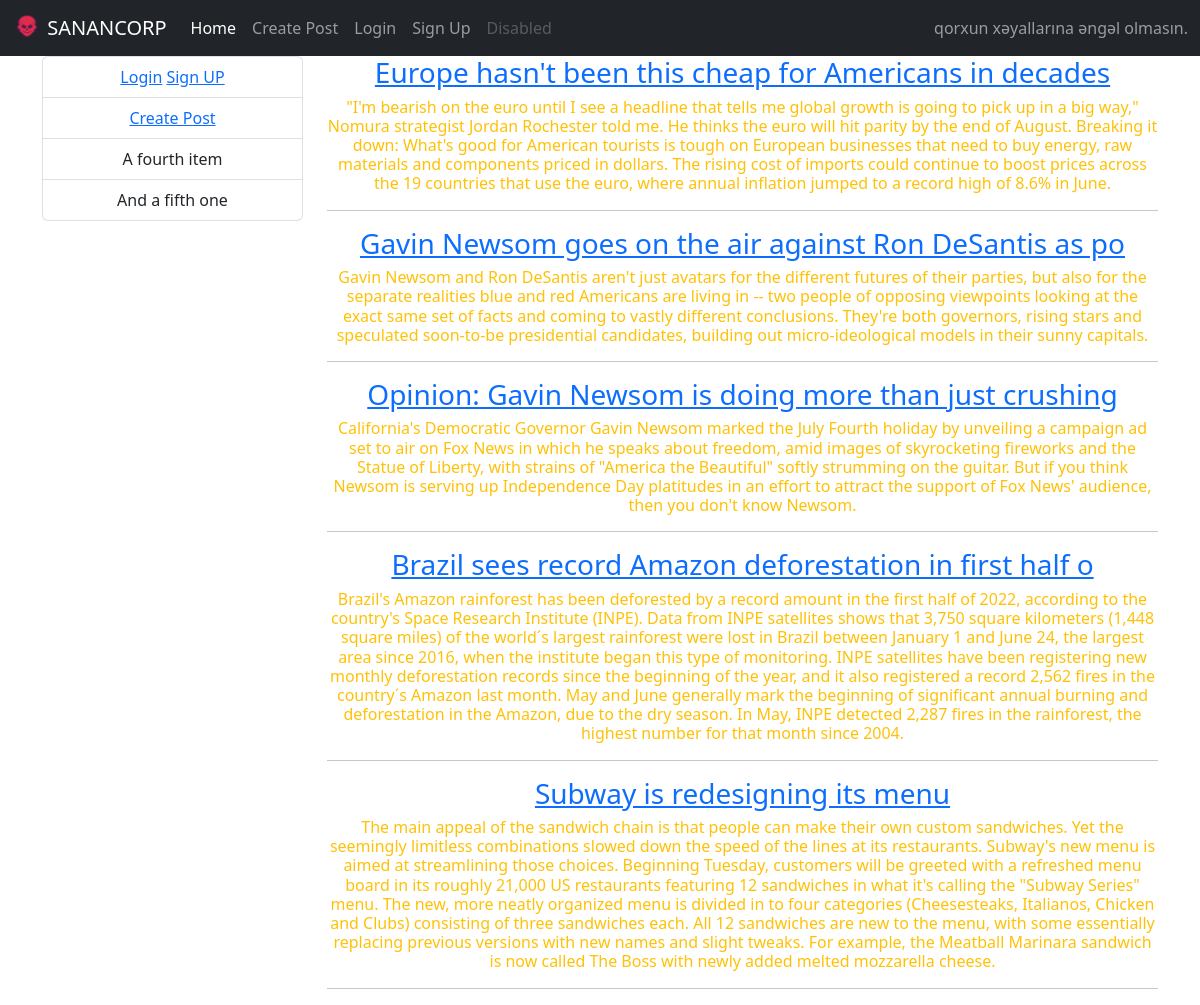
The page / on the database its author committed.
### sananapp/models.py (models this page shows, shortened)
class Post(models.Model):
    title = models.CharField(max_length=55)
    body = models.TextField()

### sananapp/views.py (the view)
# urls.py: path('',views.indexview.as_view(),name='indexpage'),
class indexview(generic.ListView):
    model = models.Post
    template_name = 'index.html'

### templates/index.html
{% extends 'base.html' %}
{% block content %}
    {% for x in object_list %}
        <h3 class="text-center text-warning">
            <a href="{% url 'detailpage' x.pk %}">  {{x.title}}</a>
        </h3>
        <h6 class="text-center text-warning">{{x.body}}</h6>
        <hr>
    {% endfor %}
{% endblock %}

### templates/base.html (shortened to what this page needs)
{% load static %}
<!DOCTYPE html>
<html lang="en">
<head>
    <link rel="stylesheet" href="{% static 'style/bootstrap.css' %}">
    <link rel="stylesheet" href="{% static 'style/style.css' %}">
</head>
<body>
    {% include 'partials/navbar.html' %}
    <div class="container">
        <div class="row">
          <div class="col-3">
            {% include 'partials/menu.html' %}
          </div>
          <div class="col">
            {% block content %} {% endblock %}
          </div>
        </div>
      </div>
</body>
</html>

### templates/partials/navbar.html (shortened to what this page needs)
{% load static %}
<nav class="navbar navbar-expand-lg navbar-dark bg-dark">
    <div class="container-fluid">
        <a class="navbar-brand sanancorp" href="#">
            <img src="{% static 'img/1.png' %}" alt="" width="30" height="24" class="d-inline-block align-text-top">
            SANANCORP
          </a>
      <div class="collapse navbar-collapse" id="navbarNavAltMarkup">
        <div class="navbar-nav">
          <a class="nav-link active" href="{% url 'indexpage' %}">Home</a>
          <a class="nav-link" href="{% url 'createpage' %}">Create Post</a>
          {% if user.is_authenticated %}
            <a class="nav-link" href="{% url 'login' %}">{{user.username}}</a>
            <a class="nav-link" href="{% url 'logout' %}">Logout</a>
          {% else %}
            <a class="nav-link" href="{% url 'login' %}">Login</a>
            <a class="nav-link" href="{% url 'signuppage' %}">Sign Up</a>
          {% endif %}
          <a class="nav-link disabled">Disabled</a>
        </div>
    </div>
    <span class="navbar-text">
        qorxun xəyallarına əngəl olmasın.
    </span>
    </div>
  </nav>

### templates/partials/menu.html
<ul class="list-group text-center">
  {% if user.is_authenticated %}
    <li class="list-group-item">
      <b>Welcome {{user.username}}</b><br>
      <a href="{% url 'logout' %}"><b>Logout</b></a>
    </li>
  {% else %}
    <li class="list-group-item">
      <a href="{% url 'login' %}">Login</a>
      <a href="{% url 'signuppage' %}">Sign UP</a>
    </li>
  {% endif %}
    <li class="list-group-item" aria-current="true">
      <a href="{% url 'createpage' %}">Create Post</a>
    </li>
    <li class="list-group-item">A fourth item</li>
    <li class="list-group-item">And a fifth one</li>
  </ul>

### static/style/style.css (style rules this page uses)
.sanancorp { transition: all 3s; }

### rows shown on the page
Post: title "Europe hasn't been this cheap for Americans in decades", body "\"I'm bearish on the euro until I see a headline that tells me global growth is going to pick up in a big way,\" Nomura strategist Jordan Rochester told me. He thinks the euro will hit parity by the end of August. Breaking it down: What's good for American tourists is tough on European businesses that need to buy energy, raw materials and components priced in dollars. The rising cost of imports could continue to boost prices across the 19 countries that use the euro, where annual inflation jumped to a record high of 8.6% in June."
Post: title "Gavin Newsom goes on the air against Ron DeSantis as po", body "Gavin Newsom and Ron DeSantis aren't just avatars for the different futures of their parties, but also for the separate realities blue and red Americans are living in -- two people of opposing viewpoints looking at the exact same set of facts and coming to vastly different conclusions. They're both governors, rising stars and speculated soon-to-be presidential candidates, building out micro-ideological models in their sunny capitals."
Post: title "Opinion: Gavin Newsom is doing more than just crushing", body "California's Democratic Governor Gavin Newsom marked the July Fourth holiday by unveiling a campaign ad set to air on Fox News in which he speaks about freedom, amid images of skyrocketing fireworks and the Statue of Liberty, with strains of \"America the Beautiful\" softly strumming on the guitar. But if you think Newsom is serving up Independence Day platitudes in an effort to attract the support of Fox News' audience, then you don't know Newsom."
Post: title "Brazil sees record Amazon deforestation in first half o", body "Brazil's Amazon rainforest has been deforested by a record amount in the first half of 2022, according to the country's Space Research Institute (INPE). Data from INPE satellites shows that 3,750 square kilometers (1,448 square miles) of the world´s largest rainforest were lost in Brazil between January 1 and June 24, the largest area since 2016, when the institute began this type of monitoring. INPE satellites have been registering new monthly deforestation records since the beginning of the year, and it also registered a record 2,562 fires in the country´s Amazon last month. May and June generally mark the beginning of significant annual burning and deforestation in the Amazon, due to the…"
Post: title "Subway is redesigning its menu", body "The main appeal of the sandwich chain is that people can make their own custom sandwiches. Yet the seemingly limitless combinations slowed down the speed of the lines at its restaurants. Subway's new menu is aimed at streamlining those choices. Beginning Tuesday, customers will be greeted with a refreshed menu board in its roughly 21,000 US restaurants featuring 12 sandwiches in what it's calling the \"Subway Series\" menu. The new, more neatly organized menu is divided in to four categories (Cheesesteaks, Italianos, Chicken and Clubs) consisting of three sandwiches each. All 12 sandwiches are new to the menu, with some essentially replacing previous versions with new names and slight tweaks.…"
